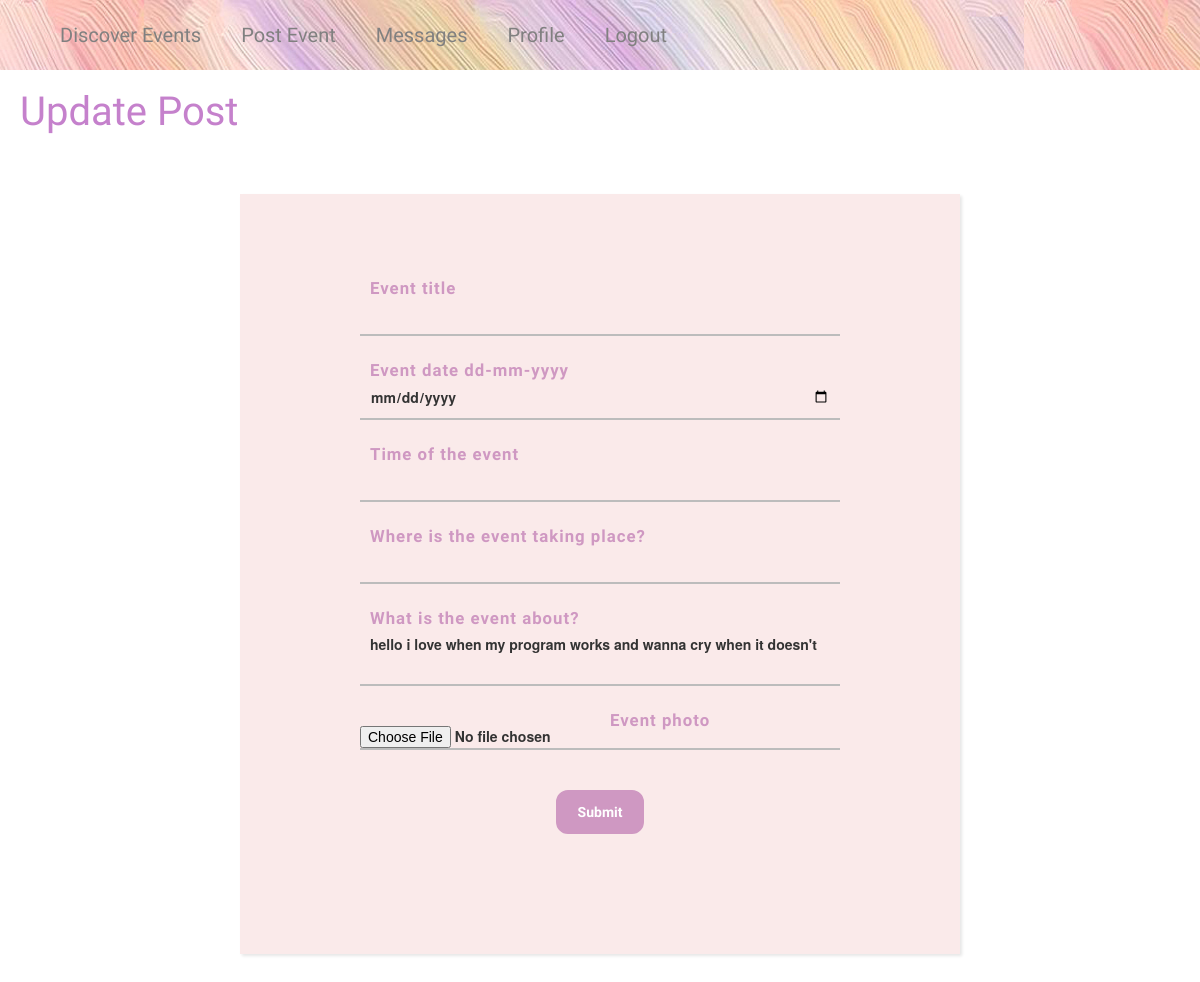
The app's page /post/1/update (signed in), older data.
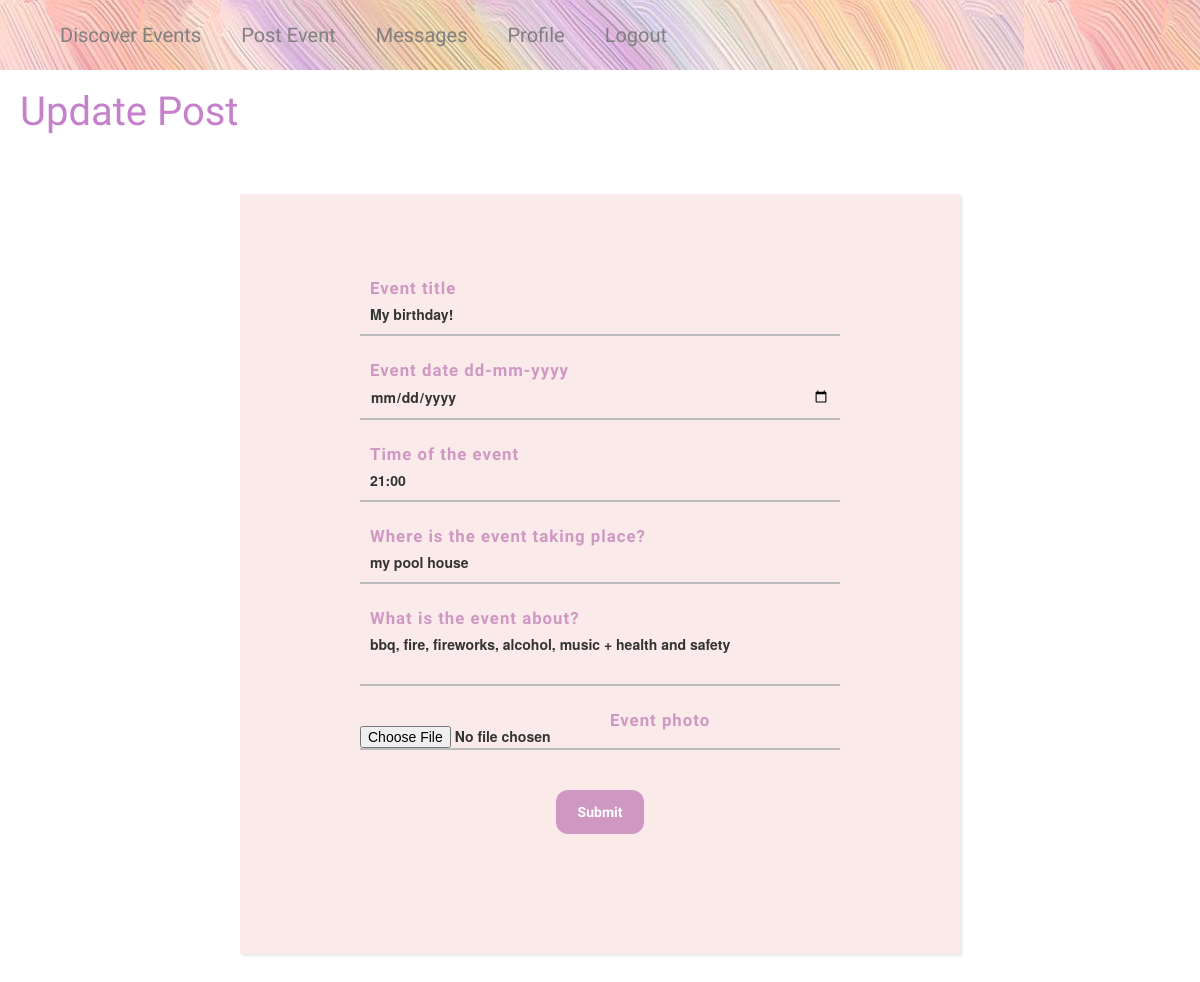
The same page, newer data.
### app/models.py (models this page shows, shortened)
class Post(db.Model):
    __tablename__ = 'post'
    id = db.Column(db.Integer, primary_key=True)
    title = db.Column(db.String(25))
    eventphoto = db.Column(db.String(50))
    date = db.Column(db.DateTime)
    time = db.Column(db.DateTime)
    venue = db.Column(db.String(70))
    body = db.Column(db.String(140))
    timestamp = db.Column(db.DateTime, index=True, default=datetime.utcnow)
    user_id = db.Column(db.Integer, db.ForeignKey('user.id'))
    userlist = db.relationship('UserList', backref='event_interested', lazy='dynamic')
    comments = db.relationship('Comment', backref='post', lazy='dynamic')

### main.py (the view)
@app.route("/post/<post_id>/update", methods=['GET', 'POST'])
@login_required
def update_post(post_id):
    post = Post.query.get_or_404(post_id)
    if post.author != current_user:
        flash('You cannot edit this post')
        print('NOOO')
        abort(403)
    form = EditPostForm(post.title, post.date, post.time, post.venue, post.body)
    if form.validate_on_submit():
        post.title = form.title.data
        post.date = form.date.data
        post.time = form.time.data
        pot.venue = form.venue.data
        post.body = form.post.data
        file = request.files['eventphoto']
        filename = form.title.data + '.png'
        file.save(os.path.join(app.root_path, 'static/event_pics', filename))
        post.eventphoto = url_for('static', filename='event_pics/' + filename)
        db.session.commit()
        flash('Your post has been updated!')
        return redirect(url_for('post', post_id=post.id))
    elif request.method == 'GET':
        form.title.data = post.title
        form.date.data = post.date
        form.time.data = post.time
        form.venue.data = post.venue
        form.post.data = post.body
    return render_template('update_post.html', form=form, post=post)

### app/forms.py
class EditPostForm(FlaskForm):
    title = StringField('Event title', validators=[DataRequired()])
    date = DateField('Event date dd-mm-yyyy', format='%d-%m-%Y')
    time = DateTimeField('Time of the event', format='%H:%M')
    venue = StringField('Where is the event taking place?', validators=[DataRequired()])
    post = TextAreaField('What is the event about?', validators=[DataRequired()])
    eventphoto = FileField('Event photo', validators=[
                            FileRequired(),
                            FileAllowed(['png'], 'Only png!') ])
    submit = SubmitField('Submit')
    def __init__(self, original_title, original_date, original_time,
                 original_venue, original_post, *args, **kwargs):
        super(EditPostForm, self).__init__(*args, **kwargs)
        self.original_title = original_title
        self.original_date = original_date
        self.original_time = original_time
        self.original_venue = original_venue
        self.original_post = original_post

### app/models.py (called while the page is built)
@login.user_loader
def load_user(id):
    return User.query.get(int(id))

### app/templates/update_post.html (shortened to what this page needs)
<head>
  <link rel="stylesheet" href="{{ url_for('static', filename='css/style.css') }}"/>
</head>
{% extends "base.html" %}
{% import 'bootstrap/wtf.html' as wtf %}
{% block app_content %}
  {% if form %}
    <h1 class="event-name">Update Post</h1>
    <form class="postform back-form" method="post">
      <label class="post-label">
        {{ form.title.label (class="label-txt") }}
        {{ form.title (class="input") }}
        <div class="line-box">
        </div>
      </label>
      <label class="post-label">
        {{ form.date.label (class="label-txt") }}
        {{ form.date (class="input") }}
        <div class="line-box">
        </div>
      </label>
      <label class="post-label">
        {{ form.time.label (class="label-txt") }}
        {{ form.time (class="input") }}
        <div class="line-box">
        </div>
      </label>
      <label class="post-label">
        {{ form.venue.label (class="label-txt") }}
        {{ form.venue (class="input") }}
        <div class="line-box">
        </div>
      </label>
      <label class="post-label">
        {{ form.post.label (class="label-txt") }}
        {{ form.post (class="input") }}
        <div class="line-box">
        </div>
      </label>
      <label class="post-label">
        {{ form.eventphoto.label (class="label-txt") }}
        {{ form.eventphoto }}
        <div class="line-box">
        </div>
      </label>
      <label class="post-label">
        {{ form.submit (class="button") }}
      </label>
    </form>
  {% else %}
    <h1>Something went wrong!</h1>
    <a href="{{ url_for('index') }}">Back</a>
  {% endif %}
{% endblock %}

Row changes from the older to the newer data that the page shows:
now on this page (row edited): Post: title "My birthday!", time "21:00", venue "my pool house"
Text that changed along with them:
form field post: "hello i love when my program works and wanna cry when it doesn't" → "bbq, fire, fireworks, alcohol, music + health and safety"
